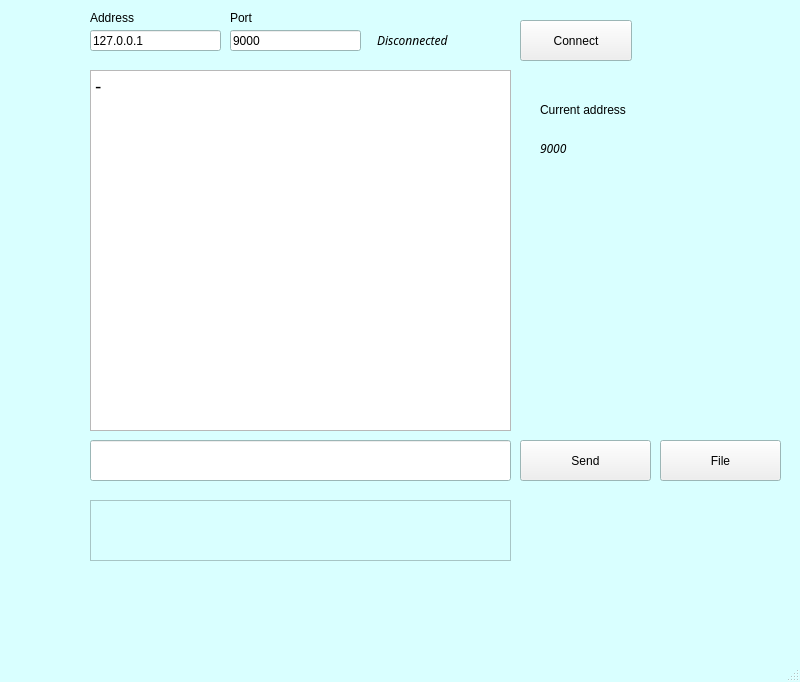
<?xml version="1.0" encoding="UTF-8"?>
<ui version="4.0">
 <class>MainWindow</class>
 <widget class="QMainWindow" name="MainWindow">
  <property name="geometry">
   <rect>
    <x>0</x>
    <y>0</y>
    <width>800</width>
    <height>682</height>
   </rect>
  </property>
  <property name="palette">
   <palette>
    <active>
     <colorrole role="Midlight">
      <brush brushstyle="SolidPattern">
       <color alpha="255">
        <red>185</red>
        <green>243</green>
        <blue>255</blue>
       </color>
      </brush>
     </colorrole>
     <colorrole role="Base">
      <brush brushstyle="SolidPattern">
       <color alpha="255">
        <red>255</red>
        <green>255</green>
        <blue>255</blue>
       </color>
      </brush>
     </colorrole>
     <colorrole role="Window">
      <brush brushstyle="SolidPattern">
       <color alpha="255">
        <red>217</red>
        <green>255</green>
        <blue>255</blue>
       </color>
      </brush>
     </colorrole>
    </active>
    <inactive>
     <colorrole role="Midlight">
      <brush brushstyle="SolidPattern">
       <color alpha="255">
        <red>185</red>
        <green>243</green>
        <blue>255</blue>
       </color>
      </brush>
     </colorrole>
     <colorrole role="Base">
      <brush brushstyle="SolidPattern">
       <color alpha="255">
        <red>255</red>
        <green>255</green>
        <blue>255</blue>
       </color>
      </brush>
     </colorrole>
     <colorrole role="Window">
      <brush brushstyle="SolidPattern">
       <color alpha="255">
        <red>217</red>
        <green>255</green>
        <blue>255</blue>
       </color>
      </brush>
     </colorrole>
    </inactive>
    <disabled>
     <colorrole role="Midlight">
      <brush brushstyle="SolidPattern">
       <color alpha="255">
        <red>185</red>
        <green>243</green>
        <blue>255</blue>
       </color>
      </brush>
     </colorrole>
     <colorrole role="Base">
      <brush brushstyle="SolidPattern">
       <color alpha="255">
        <red>217</red>
        <green>255</green>
        <blue>255</blue>
       </color>
      </brush>
     </colorrole>
     <colorrole role="Window">
      <brush brushstyle="SolidPattern">
       <color alpha="255">
        <red>217</red>
        <green>255</green>
        <blue>255</blue>
       </color>
      </brush>
     </colorrole>
    </disabled>
   </palette>
  </property>
  <property name="windowTitle">
   <string>Мессенджер</string>
  </property>
  <widget class="QWidget" name="centralwidget">
   <widget class="QLineEdit" name="lineEdit">
    <property name="geometry">
     <rect>
      <x>90</x>
      <y>440</y>
      <width>421</width>
      <height>41</height>
     </rect>
    </property>
   </widget>
   <widget class="QLineEdit" name="addrLn">
    <property name="geometry">
     <rect>
      <x>90</x>
      <y>30</y>
      <width>131</width>
      <height>21</height>
     </rect>
    </property>
    <property name="text">
     <string>127.0.0.1</string>
    </property>
   </widget>
   <widget class="QLabel" name="addrLb">
    <property name="geometry">
     <rect>
      <x>90</x>
      <y>10</y>
      <width>81</width>
      <height>16</height>
     </rect>
    </property>
    <property name="styleSheet">
     <string notr="true">QWidget#centralwidget {
    background: QColor(176, 224, 230)
}</string>
    </property>
    <property name="text">
     <string>Address</string>
    </property>
   </widget>
   <widget class="QPushButton" name="sendButton">
    <property name="geometry">
     <rect>
      <x>520</x>
      <y>440</y>
      <width>131</width>
      <height>41</height>
     </rect>
    </property>
    <property name="text">
     <string>Send</string>
    </property>
   </widget>
   <widget class="QTextEdit" name="chat">
    <property name="enabled">
     <bool>true</bool>
    </property>
    <property name="geometry">
     <rect>
      <x>90</x>
      <y>70</y>
      <width>421</width>
      <height>361</height>
     </rect>
    </property>
    <property name="styleSheet">
     <string notr="true">QTextEdit: {
 border-style: outset;
     border-width: 2px;
     border-radius: 10px;
}</string>
    </property>
    <property name="readOnly">
     <bool>true</bool>
    </property>
    <property name="html">
     <string>&lt;!DOCTYPE HTML PUBLIC &quot;-//W3C//DTD HTML 4.0//EN&quot; &quot;http://www.w3.org/TR/REC-html40/strict.dtd&quot;&gt;
&lt;html&gt;&lt;head&gt;&lt;meta name=&quot;qrichtext&quot; content=&quot;1&quot; /&gt;&lt;style type=&quot;text/css&quot;&gt;
p, li { white-space: pre-wrap; }
&lt;/style&gt;&lt;/head&gt;&lt;body style=&quot; font-family:'Ubuntu'; font-size:14pt; font-weight:400; font-style:normal;&quot;&gt;
&lt;p style=&quot; margin-top:0px; margin-bottom:0px; margin-left:0px; margin-right:0px; -qt-block-indent:0; text-indent:0px;&quot;&gt;-&lt;/p&gt;
&lt;p style=&quot;-qt-paragraph-type:empty; margin-top:0px; margin-bottom:0px; margin-left:0px; margin-right:0px; -qt-block-indent:0; text-indent:0px;&quot;&gt;&lt;br /&gt;&lt;/p&gt;&lt;/body&gt;&lt;/html&gt;</string>
    </property>
   </widget>
   <widget class="QLabel" name="logLabel">
    <property name="geometry">
     <rect>
      <x>377</x>
      <y>30</y>
      <width>141</width>
      <height>20</height>
     </rect>
    </property>
    <property name="font">
     <font>
      <family>.SF NS Mono</family>
      <italic>true</italic>
     </font>
    </property>
    <property name="text">
     <string>Disconnected</string>
    </property>
   </widget>
   <widget class="QPushButton" name="connectButton">
    <property name="geometry">
     <rect>
      <x>520</x>
      <y>20</y>
      <width>112</width>
      <height>41</height>
     </rect>
    </property>
    <property name="text">
     <string>Connect</string>
    </property>
   </widget>
   <widget class="QLineEdit" name="portLn">
    <property name="geometry">
     <rect>
      <x>230</x>
      <y>30</y>
      <width>131</width>
      <height>21</height>
     </rect>
    </property>
    <property name="text">
     <string>9000</string>
    </property>
   </widget>
   <widget class="QLabel" name="portLb">
    <property name="geometry">
     <rect>
      <x>230</x>
      <y>10</y>
      <width>81</width>
      <height>16</height>
     </rect>
    </property>
    <property name="styleSheet">
     <string notr="true">QWidget#centralwidget {
    background: QColor(176, 224, 230)
}</string>
    </property>
    <property name="text">
     <string>Port</string>
    </property>
   </widget>
   <widget class="QLabel" name="currentAddr">
    <property name="enabled">
     <bool>true</bool>
    </property>
    <property name="geometry">
     <rect>
      <x>540</x>
      <y>140</y>
      <width>211</width>
      <height>16</height>
     </rect>
    </property>
    <property name="font">
     <font>
      <family>.SF NS Mono</family>
      <italic>true</italic>
     </font>
    </property>
    <property name="text">
     <string>9000</string>
    </property>
   </widget>
   <widget class="QLabel" name="label">
    <property name="geometry">
     <rect>
      <x>540</x>
      <y>100</y>
      <width>141</width>
      <height>20</height>
     </rect>
    </property>
    <property name="text">
     <string>Current address</string>
    </property>
   </widget>
   <widget class="QTextEdit" name="logEdit">
    <property name="enabled">
     <bool>false</bool>
    </property>
    <property name="geometry">
     <rect>
      <x>90</x>
      <y>500</y>
      <width>421</width>
      <height>61</height>
     </rect>
    </property>
   </widget>
   <widget class="QPushButton" name="fileButton">
    <property name="geometry">
     <rect>
      <x>660</x>
      <y>440</y>
      <width>121</width>
      <height>41</height>
     </rect>
    </property>
    <property name="text">
     <string>File</string>
    </property>
   </widget>
  </widget>
  <widget class="QMenuBar" name="menubar">
   <property name="geometry">
    <rect>
     <x>0</x>
     <y>0</y>
     <width>800</width>
     <height>28</height>
    </rect>
   </property>
  </widget>
  <widget class="QStatusBar" name="statusbar"/>
 </widget>
 <resources/>
 <connections/>
</ui>
